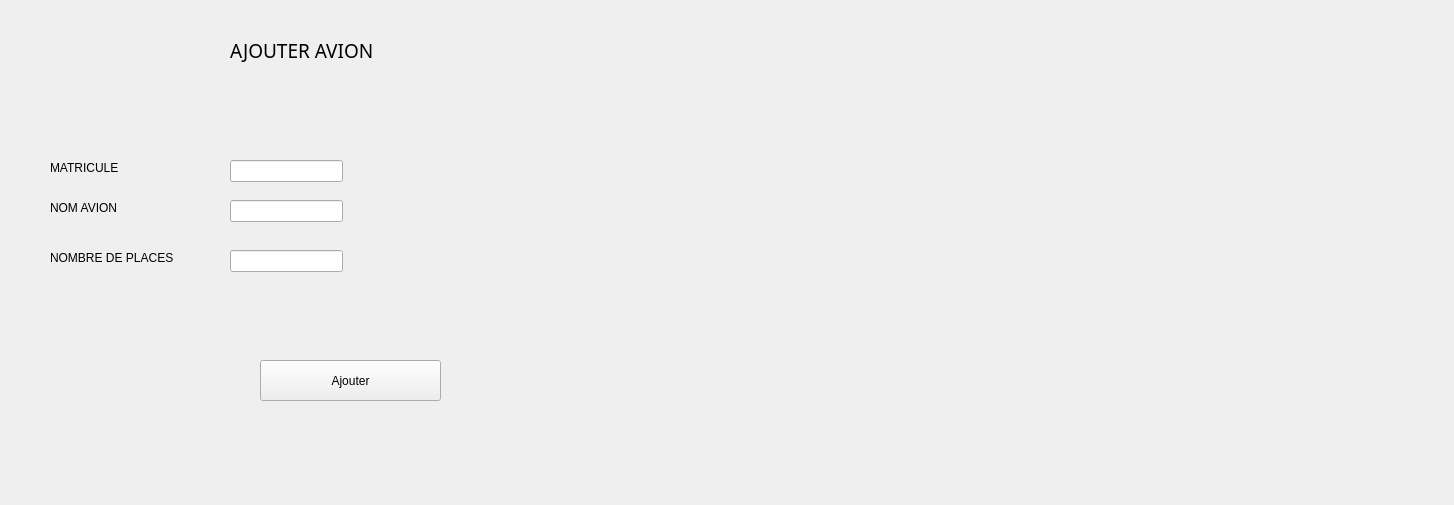
      <widget class="QWidget" name="tab_7">
       <attribute name="title">
        <string>ajouter</string>
       </attribute>
       <widget class="QLabel" name="label_12">
        <property name="geometry">
         <rect>
          <x>50</x>
          <y>160</y>
          <width>111</width>
          <height>16</height>
         </rect>
        </property>
        <property name="text">
         <string>MATRICULE</string>
        </property>
       </widget>
       <widget class="QLabel" name="label_13">
        <property name="geometry">
         <rect>
          <x>50</x>
          <y>200</y>
          <width>111</width>
          <height>16</height>
         </rect>
        </property>
        <property name="text">
         <string>NOM AVION</string>
        </property>
       </widget>
       <widget class="QLabel" name="label_16">
        <property name="geometry">
         <rect>
          <x>50</x>
          <y>250</y>
          <width>181</width>
          <height>16</height>
         </rect>
        </property>
        <property name="text">
         <string>NOMBRE DE PLACES</string>
        </property>
       </widget>
       <widget class="QLineEdit" name="mat">
        <property name="geometry">
         <rect>
          <x>230</x>
          <y>160</y>
          <width>113</width>
          <height>22</height>
         </rect>
        </property>
       </widget>
       <widget class="QLineEdit" name="nom">
        <property name="geometry">
         <rect>
          <x>230</x>
          <y>200</y>
          <width>113</width>
          <height>22</height>
         </rect>
        </property>
       </widget>
       <widget class="QLineEdit" name="cap">
        <property name="geometry">
         <rect>
          <x>230</x>
          <y>250</y>
          <width>113</width>
          <height>22</height>
         </rect>
        </property>
       </widget>
       <widget class="QPushButton" name="ajouteravion">
        <property name="geometry">
         <rect>
          <x>260</x>
          <y>360</y>
          <width>181</width>
          <height>41</height>
         </rect>
        </property>
        <property name="text">
         <string>Ajouter</string>
        </property>
       </widget>
       <widget class="QLabel" name="label_18">
        <property name="geometry">
         <rect>
          <x>230</x>
          <y>30</y>
          <width>331</width>
          <height>41</height>
         </rect>
        </property>
        <property name="font">
         <font>
          <family>Rockwell Extra Bold</family>
          <pointsize>14</pointsize>
         </font>
        </property>
        <property name="text">
         <string>AJOUTER AVION</string>
        </property>
       </widget>
       <widget class="QLabel" name="avion1">
        <property name="geometry">
         <rect>
          <x>4</x>
          <y>5</y>
          <width>1441</width>
          <height>491</height>
         </rect>
        </property>
        <property name="text">
         <string/>
        </property>
       </widget>
       <zorder>avion1</zorder>
       <zorder>label_12</zorder>
       <zorder>label_13</zorder>
       <zorder>label_16</zorder>
       <zorder>mat</zorder>
       <zorder>nom</zorder>
       <zorder>cap</zorder>
       <zorder>ajouteravion</zorder>
       <zorder>label_18</zorder>
      </widget>
